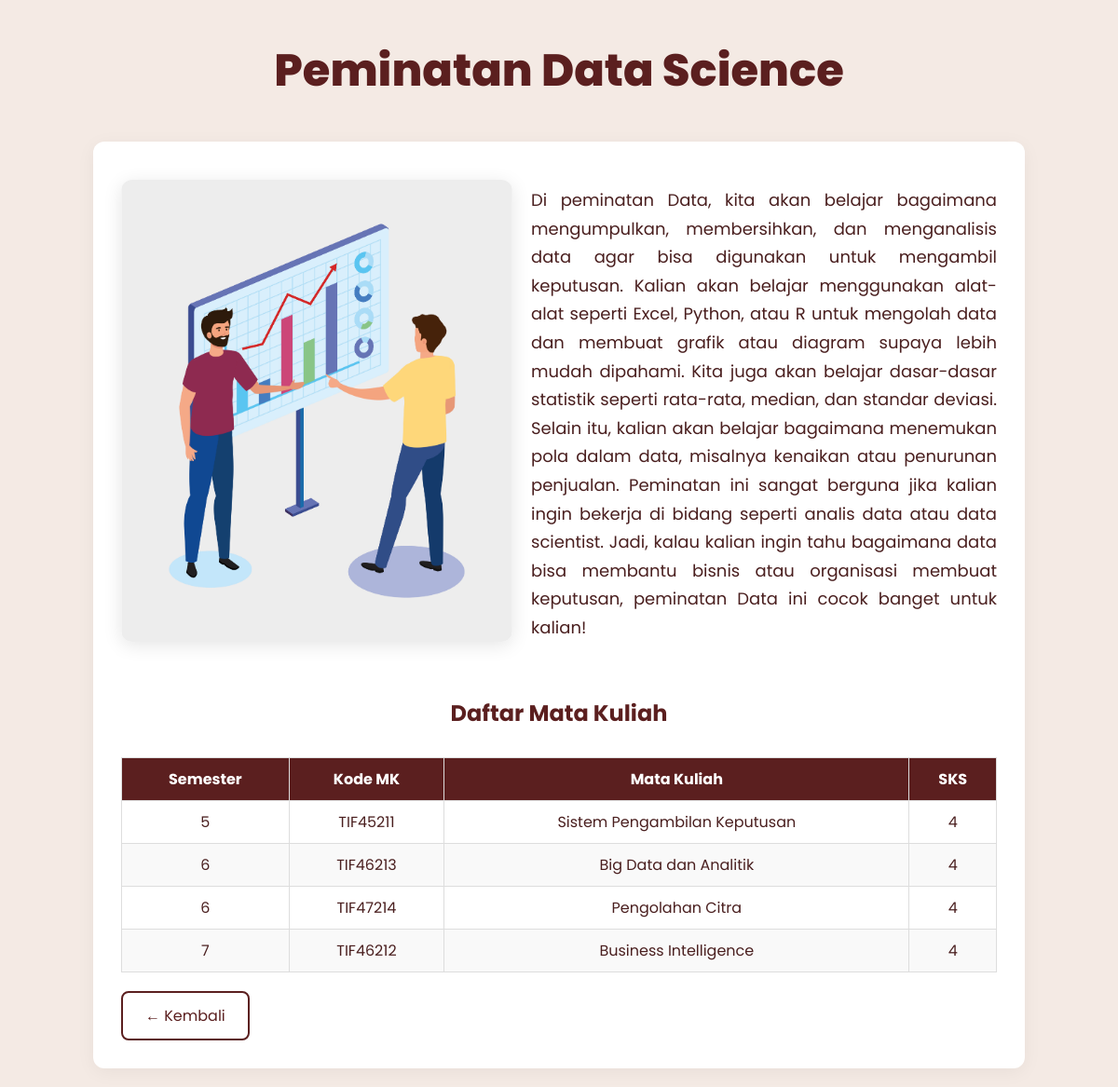
The app's page /data_science.php (signed in) with its own data.
### tables this page shows
CREATE TABLE `akademik` (
  `id` int(10) NOT NULL,
  `semester` int(11) NOT NULL,
  `kode_mk` text NOT NULL,
  `mata_kuliah` text NOT NULL,
  `sks` int(11) NOT NULL,
  `status` text NOT NULL,
  `peminatan` varchar(70) NOT NULL
);

### data_science.php (the view, shortened to what this page needs)
<?php
require_once 'koneksi.php';
$stmt = $conn->prepare("SELECT * FROM akademik WHERE peminatan = ? ORDER BY semester ASC");
$peminatan = "Data";
$stmt->bind_param("s", $peminatan);
$stmt->execute();
$result = $stmt->get_result();
?>
<!DOCTYPE html>
<html lang="id">
<head>
</head>
<body>
  <h1 class="page-title">Peminatan Data Science</h1>
  <div class="container">
    <div class="content">
      <div class="flex-container">
        <div class="image-content">
          <img src="data.jpg" alt="Ilustrasi RPL">
        </div>
        <div class="text-content">
          <p>Di peminatan Data, kita akan belajar bagaimana mengumpulkan, membersihkan, dan menganalisis data agar bisa digunakan untuk mengambil keputusan. Kalian akan belajar menggunakan alat-alat seperti Excel, Python, atau R untuk mengolah data dan membuat grafik atau diagram supaya lebih mudah dipahami. Kita juga akan belajar dasar-dasar statistik seperti rata-rata, median, dan standar deviasi. Selain itu, kalian akan belajar bagaimana menemukan pola dalam data, misalnya kenaikan atau penurunan penjualan. Peminatan ini sangat berguna jika kalian ingin bekerja di bidang seperti analis data atau data scientist. Jadi, kalau kalian ingin tahu bagaimana data bisa membantu bisnis atau organisasi membuat keputusan, peminatan Data ini cocok banget untuk kalian!</p>
        </div>
      </div>
      <h2 style="margin-top: 40px; text-align: center; color: #5b1f1f;">Daftar Mata Kuliah</h2>
      <table>
        <thead>
          <tr>
            <th>Semester</th>
            <th>Kode MK</th>
            <th>Mata Kuliah</th>
            <th>SKS</th>
          </tr>
        </thead>
        <tbody>
          <?php while($row = $result->fetch_assoc()): ?>
          <tr>
            <td><?php echo $row['semester']; ?></td>
            <td><?php echo $row['kode_mk']; ?></td>
            <td><?php echo $row['mata_kuliah']; ?></td>
            <td><?php echo $row['sks']; ?></td>
          </tr>
          <?php endwhile; ?>
        </tbody>
      </table>
      <a href="javascript:history.back()" class="btn">← Kembali</a>
    </div>
  </div>
</body>
</html>

### data_science.php (style rules this page uses)
body { margin: 0; font-family: 'Poppins', sans-serif; background-color: #f4eae4; color: #4a1f1f; -webkit-font-smoothing: antialiased; -moz-osx-font-smoothing: grayscale; }
.page-title { text-align: center; font-size: 48px; font-weight: 800; color: #5b1f1f; margin-top: 40px; margin-bottom: 20px; padding: 0 20px; }
.container { max-width: 1000px; margin: auto; padding: 20px; }
.content { background: #ffffff; padding: 30px; border-radius: 12px; box-shadow: 0 4px 20px rgba(0,0,0,0.05); }
.flex-container { display: flex; align-items: center; gap: 20px; flex-wrap: wrap; }
.text-content { flex: 1; min-width: 280px; }
.text-content p { font-size: 18px; line-height: 1.7; text-align: justify; }
.image-content { flex: 0 0 auto; }
.image-content img { max-width: 420px; height: auto; border-radius: 12px; box-shadow: 0 4px 20px rgba(0,0,0,0.1); }
.btn { display: inline-block; padding: 12px 24px; background-color: transparent; color: #5b1f1f; border: 2px solid #5b1f1f; border-radius: 8px; font-size: 16px; text-decoration: none; transition: all 0.3s ease; margin-top: 20px; }
table { width: 100%; border-collapse: collapse; margin-top: 30px; }
th, td { padding: 10px; text-align: center; border: 1px solid #ddd; }
th { background-color: #5b1f1f; color: white; }
tr:nth-child(even) { background-color: #f9f9f9; }

### records on screen
akademik: semester "5", kode_mk "TIF45211", mata_kuliah "Sistem Pengambilan Keputusan", sks "4"
akademik: semester "6", kode_mk "TIF46213", mata_kuliah "Big Data dan Analitik", sks "4"
akademik: semester "6", kode_mk "TIF47214", mata_kuliah "Pengolahan Citra", sks "4"
akademik: semester "7", kode_mk "TIF46212", mata_kuliah "Business Intelligence", sks "4"
